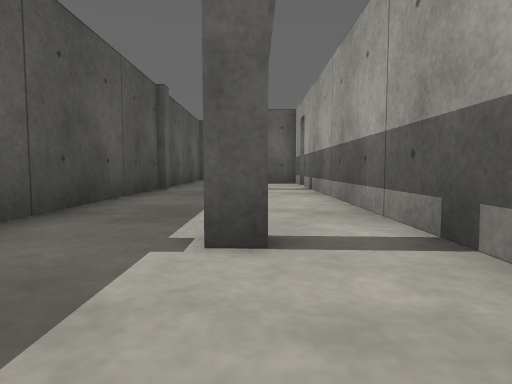
View 1 (above)

23 first-person views from a walk through a world built for the Gazebo simulator. The camera is 0.5 m above the floor, tilts 4° down and sees 75° across. The floor is counted in squares, 1 m on a side. Each view is taken from the middle of a square. On the plan, view 1 faces up. The plan holds only what a view shows up to about 9 squares ahead; the rest is blank. The place goes on beyond the plan.

View 2
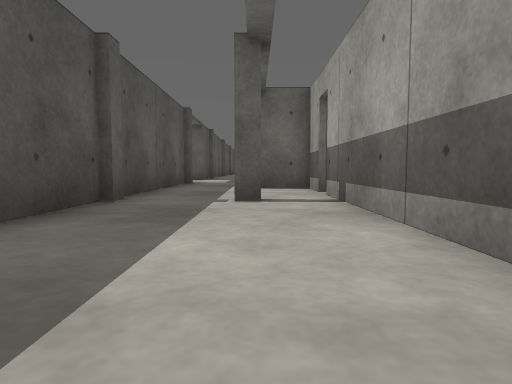

View 3
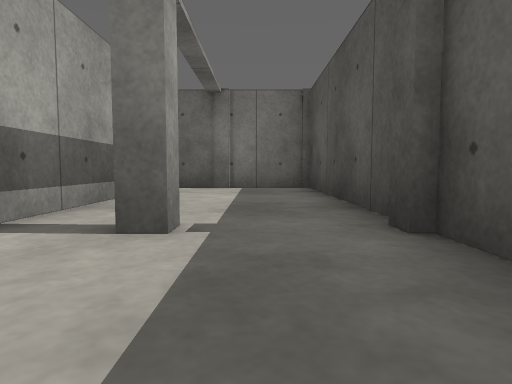

View 4
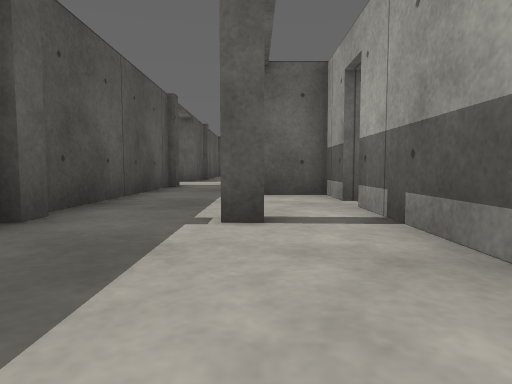

View 5
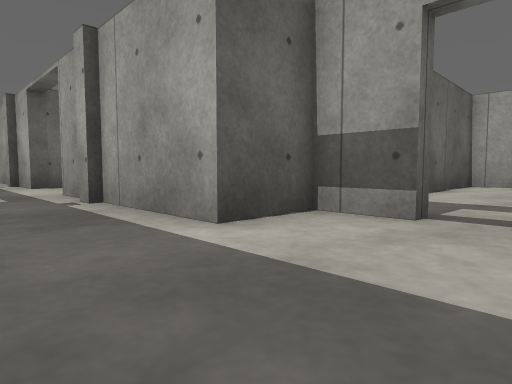

View 6
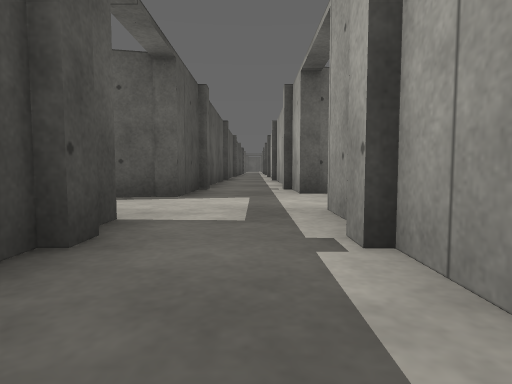

View 7
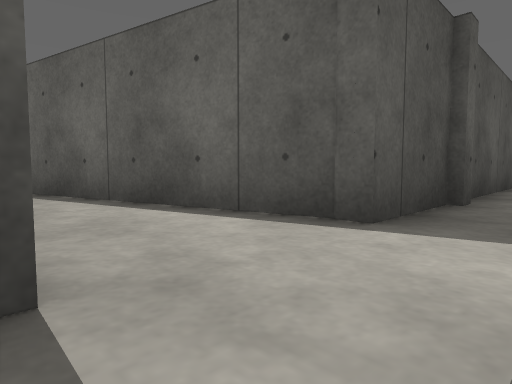

View 8
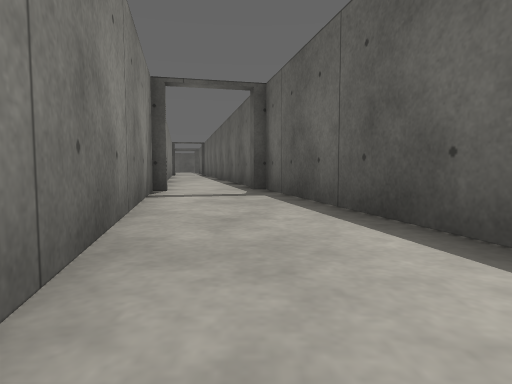

View 9
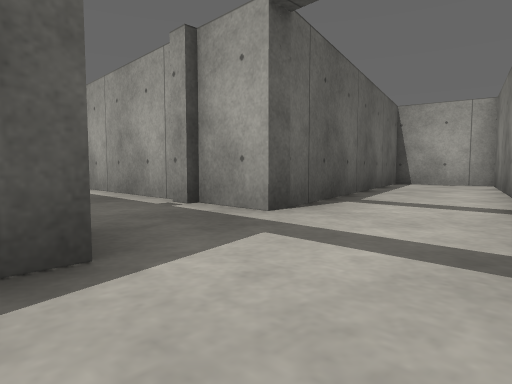

View 10
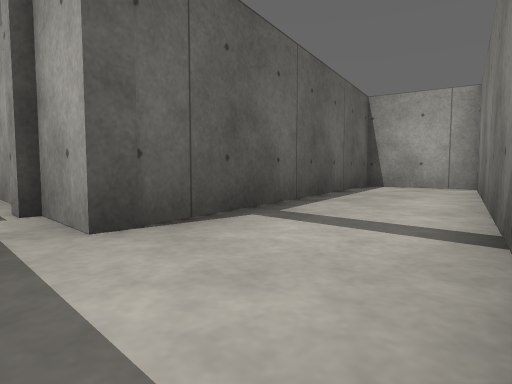

View 11
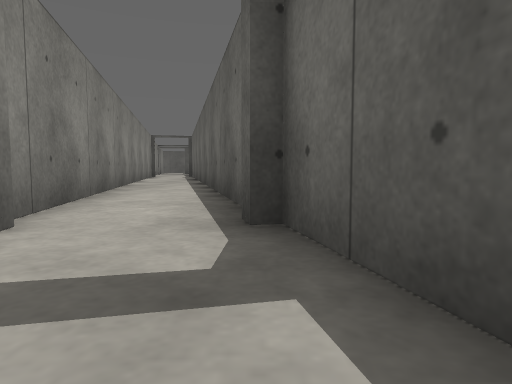

View 12
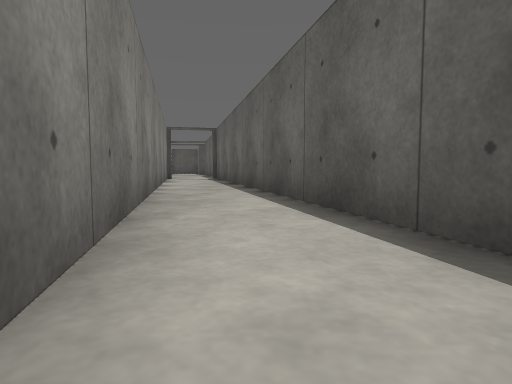

View 13
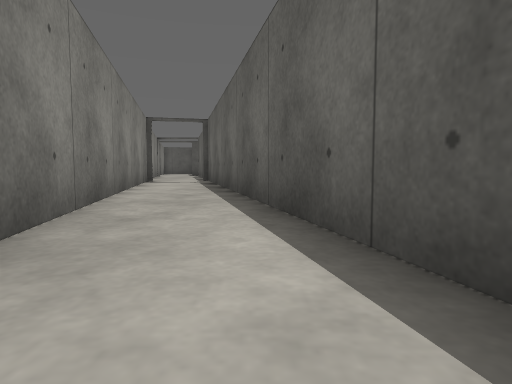

View 14
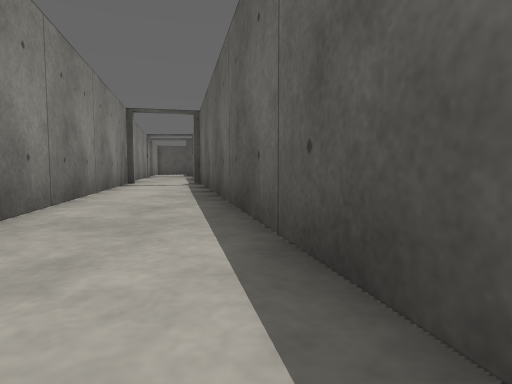

View 15
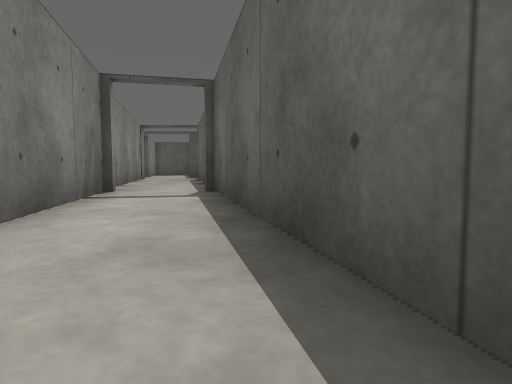

View 16
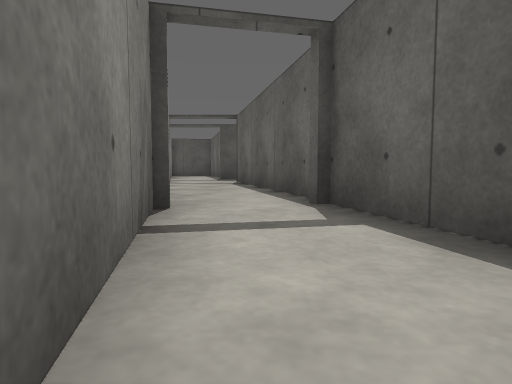

View 17
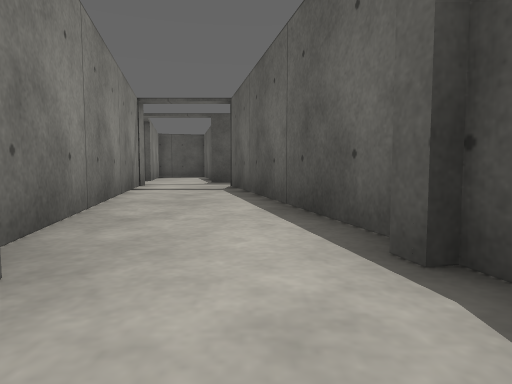

View 18
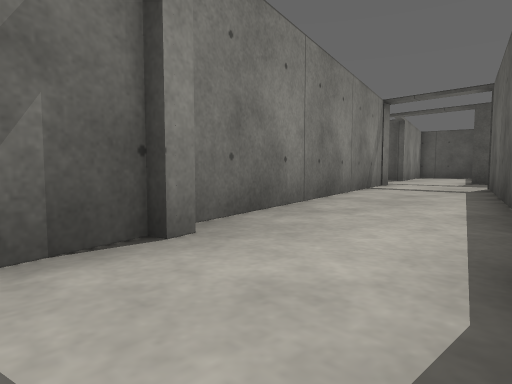

View 19
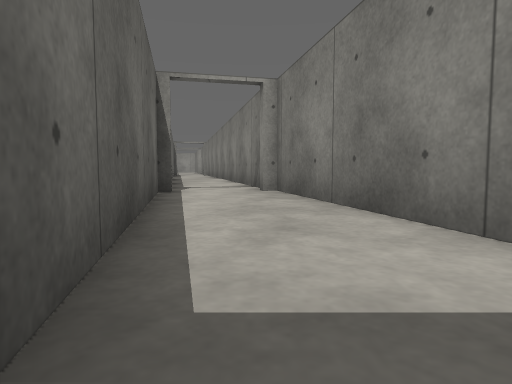

View 20
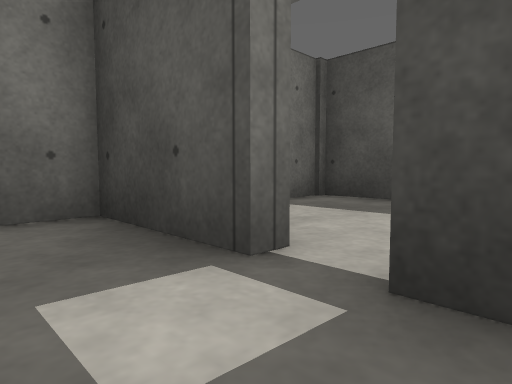

View 21
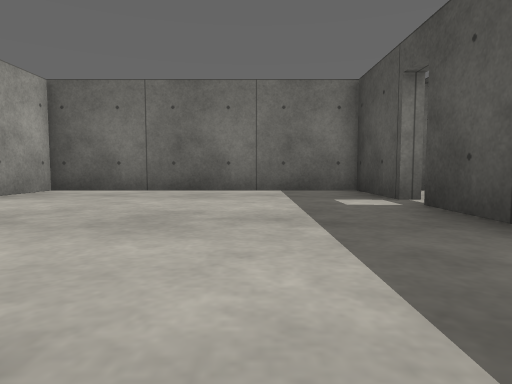

View 22
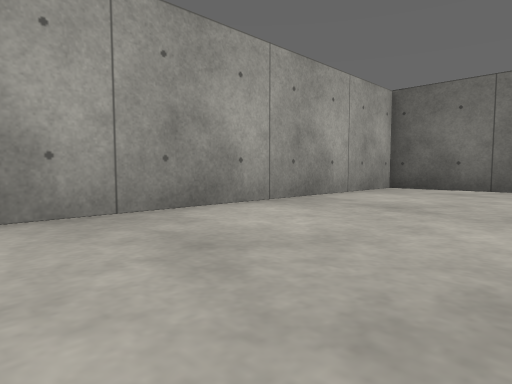

View 23
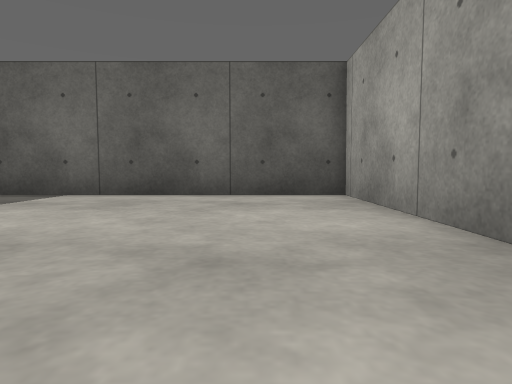

### Floor plan
Points are (right, up) in squares from view 1. A wall is a line through its corners. A room is listed if a view was taken in it or the views show most of it. See-through windows are left out.
Room 1 (views 1, 2, 3, 4, 5, 6, 7, 8, 9, 10, 11)
walls: (-2.2, 8.5) (-2.2, 8); (0.1, 8.1) (-0.4, 8.1); (-2.4, 8.1) (-2.4, 2.4); (1.8, 10.2) (1.3, 10.2) (1.3, 11.4) (-0.1, 11.4) (-0.1, 14.1); (-0.3, 14) (-0.3, 14.5); (-2.4, 14.1) (-2.4, 8.8); (-2.2, 14.5) (-2.2, 14); (-0.1, 15) (-0.1, 16.1); (-2.4, 15.4) (-2.4, 14.9); (1.5, 16.3) (8.5, 17.9) (8, 19.9); (-2.2, 2.5) (-2.2, 2); (0.1, 2.1) (-0.3, 2.1) (-0.3, 2.5) (0.1, 2.5); (-2.7, 17.8) (-10, 16.1); (-2.4, 1.6) (-2.4, -3.6) (2, -3.6); (0.4, 18.7) (-0.1, 18.7) (-0.1, 20.1); (-9.9, 13.9) (-9.5, 14) (-9.4, 13.8) (-3, 15.3); (-0.3, 20) (-0.3, 20.5); (-2.4, 20.1) (-2.4, 17.9) (-2.9, 17.9); (-2.2, 20.5) (-2.2, 20); (-9.8, 16) (-10.3, 15.9); (-0.1, 20.8) (-0.1, 23.5); (1.3, -0.6) (1.3, 9.4); (1.3, -1.3) (1.7, -1.3); (7.6, 20.4) (0.2, 18.7); (-2.4, 23.5) (-2.4, 21.4)
ways out: opening at (-10, 15) to room 2; opening at (2, -1) to room 7; gap at (2, 10) to room 7
Room 2 (views 12, 13)
walls: (-11.4, 15.8) (-14.8, 15); (-14.3, 12.7) (-10.2, 13.6)
ways out: opening at (-10, 15) to room 1; opening at (-15, 14) to room 3
Room 3 (view 14)
walls: (-14.8, 15) (-18.6, 14.1); (-18.4, 11.7) (-14.3, 12.7)
ways out: opening at (-15, 14) to room 2; opening at (-19, 13) to room 4
Room 4 (view 15)
walls: (-22.2, 10.9) (-18.4, 11.7); (-18.6, 14.1) (-22.7, 13.2)
ways out: opening at (-19, 13) to room 3; opening at (-23, 12) to room 5
Room 5 (views 16, 17, 18)
walls: (-27.3, 9.7) (-22.2, 10.9); (-22.7, 13.2) (-27.8, 12)
ways out: opening at (-23, 12) to room 4; opening at (-28, 11) to room 6
Room 6 (view 19)
walls: (-27.9, 12) (-35.6, 10.2); (-35.2, 7.9) (-27.5, 9.6) (-27.5, 9.9)
ways out: opening at (-28, 11) to room 5
Room 7 (views 20, 21, 22, 23)
walls: (1.7, 1.1) (1.7, -0.6); (8.7, 7.1) (8.7, 11.4) (2, 11.4); (1.7, -1.3) (1.7, -3.7); (2, -3.6) (8.7, -3.6) (8.7, 4.6)
ways out: opening at (2, -1) to room 1; gap at (2, 10) to room 1

Where each view was taken, in squares from view 1:
view 1: 0 up, 0 right, facing up
view 2: 3 up, 0 right, facing up
view 3: 5 up, 1 left, facing down
view 4: 5 up, 0 right, facing up
view 5: 9 up, 2 left, facing up-right
view 6: 12 up, 1 left, facing up
view 7: 15 up, 1 left, facing up-left
view 8: 16 up, 2 left, facing left
view 9: 16 up, 3 left, facing up-right
view 10: 16 up, 1 left, facing up-right
view 11: 16 up, 7 left, facing left
view 12: 14 up, 11 left, facing left
view 13: 14 up, 14 left, facing left
view 14: 14 up, 16 left, facing left
view 15: 13 up, 20 left, facing left
view 16: 11 up, 23 left, facing left
view 17: 11 up, 26 left, facing left
view 18: 12 up, 26 left, facing down-left
view 19: 10 up, 35 left, facing right
view 20: 0 up, 3 right, facing down-left
view 21: 4 up, 4 right, facing down
view 22: 5 up, 5 right, facing down-right
view 23: 5 up, 7 right, facing up
